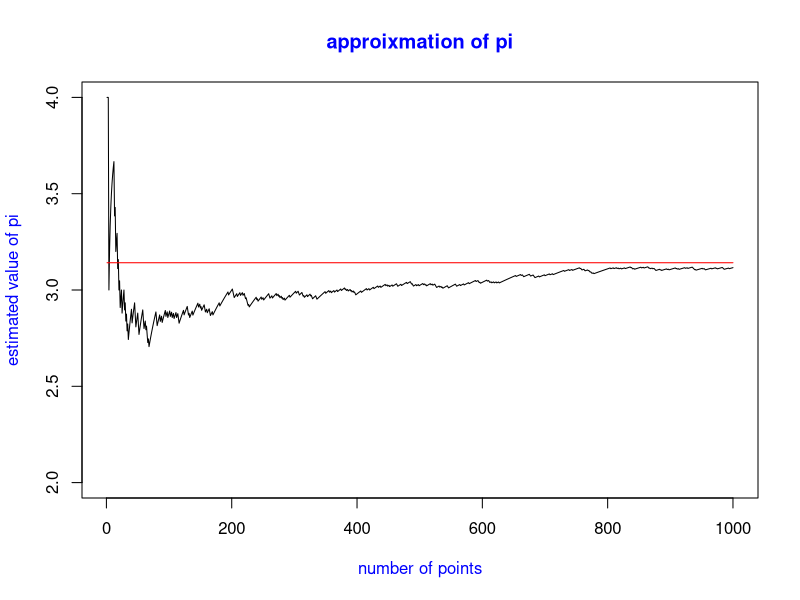

Recreate this plot in R.
simulation = function(long){
  c = rep(0,long)
  numberIn = 0
  for(i in 1:long){
    x = runif(2,-1,1)
    if(sqrt(x[1]*x[1] + x[2]*x[2]) <= 1){
      numberIn = numberIn + 1
    }
    prop = numberIn / i
    piHat = prop *4
    c[i] = piHat
  }
  return(c)
}

size = 1000
res = simulation(size)
ini = 1
plot(res[ini:size], type = "l", main = "approixmation of pi", xlab = "number of points", ylab = "estimated value of pi", ylim = c(2, 4), col.main = "blue", col.lab ="blue")
lines(rep(pi, size)[ini:size], col = "red")
